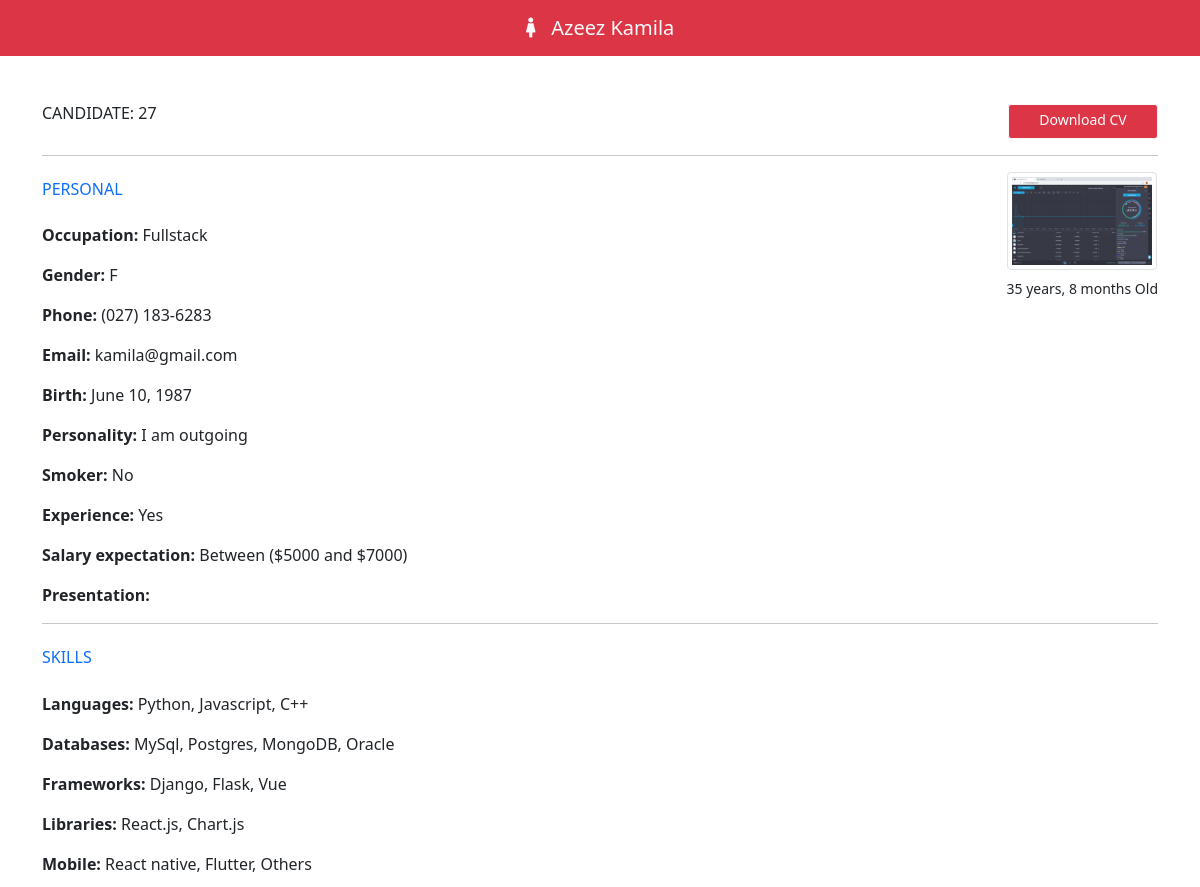
The page /27/ (signed in, upper part) on the database as committed earlier.
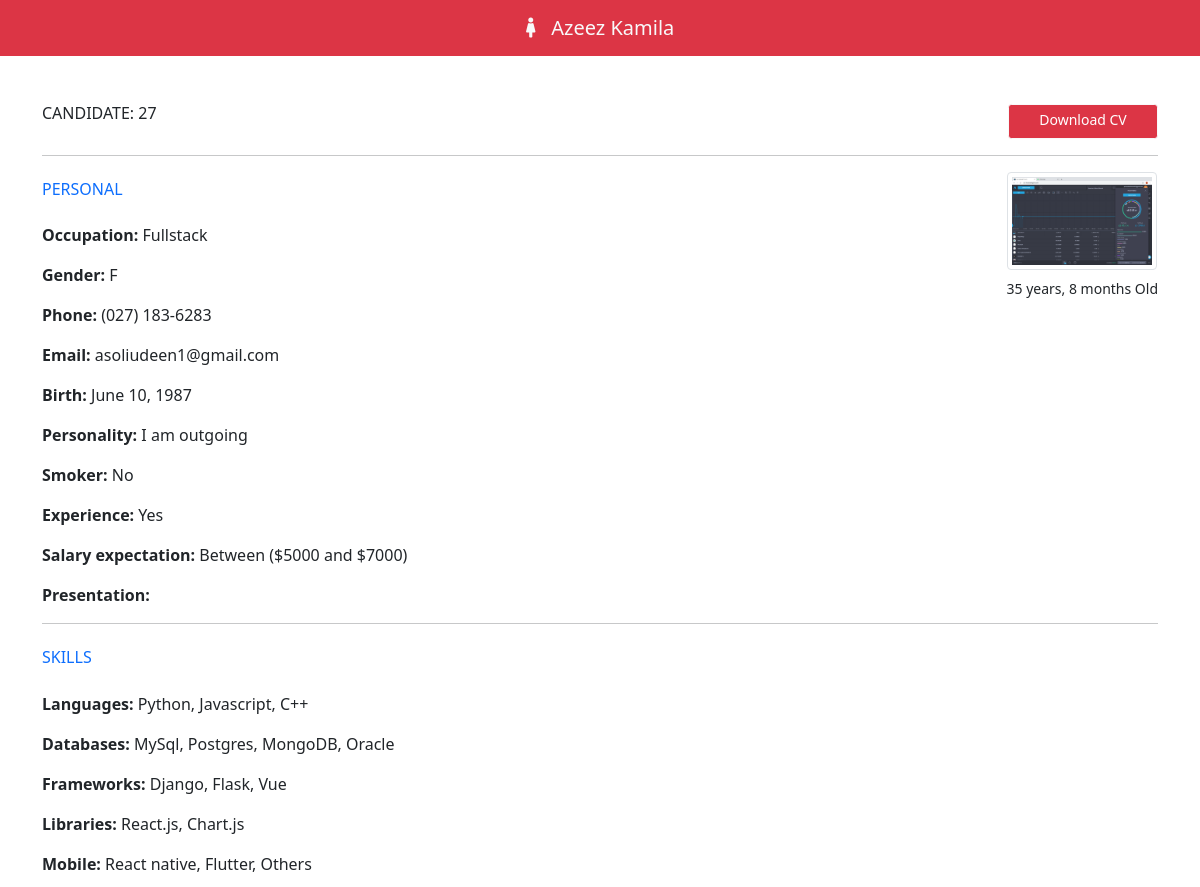
The same page on the database as committed later.
### app/models.py (models this page shows, shortened)
class candidate(models.Model):
    first_name = models.CharField(max_length=50)
    last_name = models.CharField(max_length=50)
    job = models.CharField(max_length=5, verbose_name='Job code')
    birth =models.DateField(auto_now=False, auto_now_add=False, verbose_name='Birthday')
    phone = models.CharField(max_length=18)
    personality = models.CharField(max_length=50, null=True, choices=PERSONALITY)
    salary = models.CharField(max_length=50, verbose_name='Salary expectation')
    gender = models.CharField(max_length=7)
    experience = models.BooleanField(null=True)
    smoker = models.CharField(max_length=10, null=True, choices=SMOKER, default="")
    email = models.EmailField(max_length=50)
    message = models.TextField(verbose_name='Presentation')
    file = models.FileField(upload_to='resume', blank=True, verbose_name='Resume')
    image = models.ImageField(upload_to='photo', blank=True, verbose_name='Photo')
    created_at = models.DateTimeField(auto_now_add=True)
    updated_at = models.DateTimeField(auto_now=True)
    Situation = models.CharField(max_length=50, null=True, choices=SITUATION, default='Pending')
    company_note = models.TextField(blank=True)
    frameworks = MultiSelectField(choices=FRAMEWORKS, default="", max_length=50)
    languages = MultiSelectField(choices=LANGUAGES, default="", max_length=50)
    databases = MultiSelectField(choices=DATABASES, default="", max_length=50)
    libraries = MultiSelectField(choices=LIBRARIES, default="", max_length=50)
    mobile = MultiSelectField(choices=MOBILE, default="", max_length=50)
    others = MultiSelectField(choices=OTHERS, default="", max_length=50)
    institution = models.CharField(max_length=50)
    course = models.CharField(max_length=50)
    started_course = models.DateField(auto_now=False, auto_now_add=False)
    finished_course = models.DateField(auto_now=False, auto_now_add=False)
    about_course = models.TextField()
    status_course = models.CharField(max_length=50, null=True, choices=STATUS_COURSE)
    company = models.CharField(max_length=50)
    position = models.CharField(max_length=50)
    started_job = models.DateField(auto_now=False, auto_now_add=False)
    finished_job = models.DateField(auto_now=False, auto_now_add=False)
    about_job = models.TextField()
    employed = models.BooleanField(null=True, verbose_name='I am employed')
    remote = models.BooleanField(null=True, verbose_name='I agree to work remotely')
    travel = models.BooleanField(null=True, verbose_name="I'm available for travel")

### app/views.py (the view)
# urls.py: path('<int:candidate_id>/', views.Candidate, name='candidate'),
@login_required(login_url='loginpage')
@cache_control(no_cache=True, must_revalidate=True, no_store=True)
def Candidate(request, candidate_id):
    candidateObj = get_object_or_404(candidate, id=candidate_id)
    context= {
        'candidate': candidateObj
    }
    return render(request, 'app/candidate.html', context)

### app/templates/app/candidate.html (shortened to what this page needs)
{% extends 'base.html' %}
{% block navbar %}
    {% if candidate.gender == 'F' %}
        bg-danger
    {% else %}
        bg-primary
    {% endif %}
{% endblock navbar %}
{% block nav-content %}
<a class="navbar-brand flex-grow-1 text-center text-light to_center">
    <i class="fas {% if candidate.gender == 'F' %} fa-female {% else %} fa-male{% endif %} f-size">
    </i>&nbsp;&nbsp; {{candidate.first_name}} {{candidate.last_name}}
</a>
{% endblock nav-content %}
{% block content %}
<div class="container {% block mt %} mt-5 {% endblock mt %}" {% block font %}{% endblock font %}>
    <div class="d-flex justify-content-between">
        <h6 class="mb-3">CANDIDATE: {{ candidate.id}}</h6>
        {% block btn-download %}
        <a class="btn {% if candidate.gender == 'F' %} btn-danger {% else %} btn-primary {% endif %} btn-sm border-light"
            href="{{candidate.file.url}}"
            style="width: 150px;">Download CV</a>
        {% endblock btn-download %}
    </div>
    <hr>
    <div class="float-end">
        <img src="{{candidate.image.url}}" class="img-fluid img-thumbnail" width="150" height="150">
        <div class="text-center mt-2" style="font-size: 14px;">{{candidate.birth|timesince}} Old</div>
    </div>
    <h6 class="text-primary mb-4 mt-4">PERSONAL</h6>
    {% if candidate.job == 'FR-22' %}
    <p><strong>Occupation:</strong> Frontend</p>
    {% elif candidate.job == 'BA-10' %}
    <p><strong>Occupation:</strong> Backend</p>
    {% else %}
    <p><strong>Occupation:</strong> Fullstack</p>
    {% endif %}
    <p><strong>Gender:</strong> {{candidate.gender}}</p>
    <p><strong>Phone:</strong> {{candidate.phone}}</p>
    <p><strong>Email:</strong> {{candidate.email}}</p>
    <p><strong>Birth:</strong> {{candidate.birth}}</p>
    <p><strong>Personality:</strong> {{candidate.personality}}</p>
    {% if candidate.smoker == '1' %}
    <p><strong>Smoker:</strong> Yes</p>
    {% else %}
    <p><strong>Smoker:</strong> No</p>
    {% endif %}
    {% if candidate.experience == True %}
    <p><strong>Experience:</strong> Yes</p>
    {% else %}
    <p><strong>Experience:</strong> <span class="text-danger">No</span></p>
    {% endif %}
    <p><strong>Salary expectation:</strong> {{candidate.salary}}</p>
    <p><strong>Presentation:</strong> {{candidate.message}}</p>
    <hr>
    <h6 class="text-primary mb-4 mt-4">SKILLS</h6>
    <p><strong>Languages:</strong> {{candidate.languages}}</p>
    <p><strong>Databases:</strong> {{candidate.databases}}</p>
    <p><strong>Frameworks:</strong> {{candidate.frameworks}}</p>
    <p><strong>Libraries:</strong> {{candidate.libraries}}</p>
    <p><strong>Mobile:</strong> {{candidate.mobile}}</p>
</div>
<br>
<br>
<br>
{% endblock content %}

Rows that differ between the two databases and show on the page:
changed candidate "Azeez": email "kamila@gmail.com" → "asoliudeen1@gmail.com"
